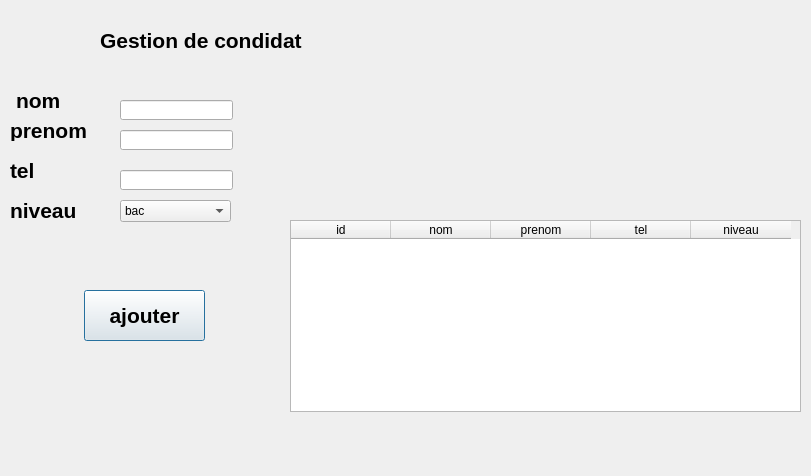
<?xml version="1.0" encoding="UTF-8"?>
<ui version="4.0">
 <class>Dialog</class>
 <widget class="QDialog" name="Dialog">
  <property name="geometry">
   <rect>
    <x>0</x>
    <y>0</y>
    <width>811</width>
    <height>476</height>
   </rect>
  </property>
  <property name="windowTitle">
   <string>Dialog</string>
  </property>
  <widget class="QLabel" name="label">
   <property name="geometry">
    <rect>
     <x>100</x>
     <y>30</y>
     <width>221</width>
     <height>20</height>
    </rect>
   </property>
   <property name="font">
    <font>
     <pointsize>16</pointsize>
     <weight>75</weight>
     <bold>true</bold>
    </font>
   </property>
   <property name="text">
    <string>Gestion de condidat</string>
   </property>
  </widget>
  <widget class="QLabel" name="label_2">
   <property name="geometry">
    <rect>
     <x>16</x>
     <y>90</y>
     <width>61</width>
     <height>20</height>
    </rect>
   </property>
   <property name="font">
    <font>
     <pointsize>16</pointsize>
     <weight>75</weight>
     <bold>true</bold>
    </font>
   </property>
   <property name="text">
    <string>nom</string>
   </property>
  </widget>
  <widget class="QLabel" name="label_3">
   <property name="geometry">
    <rect>
     <x>10</x>
     <y>120</y>
     <width>91</width>
     <height>21</height>
    </rect>
   </property>
   <property name="font">
    <font>
     <pointsize>16</pointsize>
     <weight>75</weight>
     <bold>true</bold>
    </font>
   </property>
   <property name="text">
    <string>prenom</string>
   </property>
  </widget>
  <widget class="QLabel" name="label_4">
   <property name="geometry">
    <rect>
     <x>10</x>
     <y>160</y>
     <width>81</width>
     <height>21</height>
    </rect>
   </property>
   <property name="font">
    <font>
     <pointsize>16</pointsize>
     <weight>75</weight>
     <bold>true</bold>
    </font>
   </property>
   <property name="text">
    <string>tel</string>
   </property>
  </widget>
  <widget class="QLabel" name="label_5">
   <property name="geometry">
    <rect>
     <x>10</x>
     <y>200</y>
     <width>91</width>
     <height>21</height>
    </rect>
   </property>
   <property name="font">
    <font>
     <pointsize>16</pointsize>
     <weight>75</weight>
     <bold>true</bold>
    </font>
   </property>
   <property name="text">
    <string>niveau</string>
   </property>
  </widget>
  <widget class="QLineEdit" name="n">
   <property name="geometry">
    <rect>
     <x>120</x>
     <y>100</y>
     <width>113</width>
     <height>20</height>
    </rect>
   </property>
  </widget>
  <widget class="QLineEdit" name="p">
   <property name="geometry">
    <rect>
     <x>120</x>
     <y>130</y>
     <width>113</width>
     <height>20</height>
    </rect>
   </property>
  </widget>
  <widget class="QLineEdit" name="t">
   <property name="geometry">
    <rect>
     <x>120</x>
     <y>170</y>
     <width>113</width>
     <height>20</height>
    </rect>
   </property>
  </widget>
  <widget class="QComboBox" name="n_2">
   <property name="geometry">
    <rect>
     <x>120</x>
     <y>200</y>
     <width>111</width>
     <height>22</height>
    </rect>
   </property>
   <item>
    <property name="text">
     <string>bac</string>
    </property>
   </item>
   <item>
    <property name="text">
     <string>bac+3</string>
    </property>
   </item>
   <item>
    <property name="text">
     <string>bac+5</string>
    </property>
   </item>
   <item>
    <property name="text">
     <string>sans bac</string>
    </property>
   </item>
  </widget>
  <widget class="QPushButton" name="aj">
   <property name="geometry">
    <rect>
     <x>84</x>
     <y>290</y>
     <width>121</width>
     <height>51</height>
    </rect>
   </property>
   <property name="font">
    <font>
     <pointsize>16</pointsize>
     <weight>75</weight>
     <bold>true</bold>
    </font>
   </property>
   <property name="text">
    <string>ajouter</string>
   </property>
  </widget>
  <widget class="QTableWidget" name="res">
   <property name="geometry">
    <rect>
     <x>290</x>
     <y>220</y>
     <width>511</width>
     <height>192</height>
    </rect>
   </property>
   <column>
    <property name="text">
     <string>id</string>
    </property>
   </column>
   <column>
    <property name="text">
     <string>nom</string>
    </property>
   </column>
   <column>
    <property name="text">
     <string>prenom</string>
    </property>
   </column>
   <column>
    <property name="text">
     <string>tel</string>
    </property>
   </column>
   <column>
    <property name="text">
     <string>niveau</string>
    </property>
   </column>
  </widget>
 </widget>
 <resources/>
 <connections/>
</ui>
